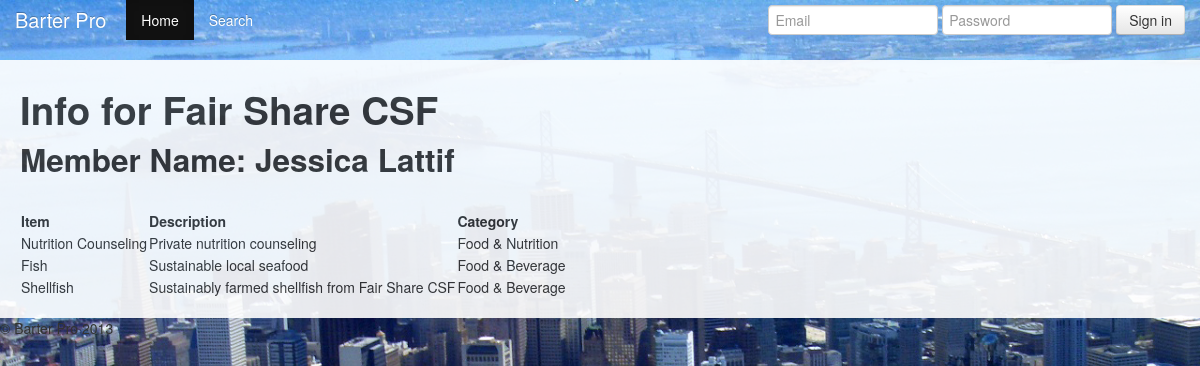
/display_user/1, run on the app's committed database.
### model.py (models this page shows, shortened)
class User(Base):
	__tablename__ = 'users'
	id = Column(Integer, primary_key=True)
	email = Column(String)
	password = Column(String)
	first_name = Column(String)
	last_name = Column(String)
	zipcode = Column(String)
	biz_name = Column(String)
	website = Column(String)
	image_url = Column(String, nullable=True)
	opt_a = Column(String, nullable=True)
	opt_b = Column(String, nullable=True)
	opt_c = Column(String, nullable=True)

class Item(Base):
	__tablename__ = 'items'
	id = Column(Integer, primary_key=True)
	name = Column(String)
	description = Column(String)
	owned = Column(Boolean)
	image_url = Column(String, nullable=True)
	user_id = Column(Integer, ForeignKey("users.id"))
	cat_id = Column(Integer, ForeignKey("categories.id"))
	user = relationship("User", backref=backref("items", order_by=id))
	category = relationship("Category", backref=backref("items", order_by=id))

class Category(Base):
	__tablename__ = 'categories'
	id = Column(Integer, primary_key=True)
	name = Column(String)				#category of item listed
	cat_type = Column(Integer) 			#goods or services

### server.py (the view)
@app.route("/display_user/<int:id>", methods=["GET"])
def display_user(id):
	user = db_session.query(User).filter_by(id=id).one()
	items = user.items
	return render_template("display_user.html", user=user, items=items)
	pass

### server.py (called while the page is built)
@app.before_request
def before_request():
	g.user_id = session.get("user_id") #gets user ID from current session
	if not g.user_id: # redirects to log-in if no user ID session
		g.user_id = None
		g.user = None
	else:
		g.user = db_session.query(User).get(g.user_id)
		g.notifications, g.new_confirms, g.new_refusals = get_notifications()

### Templates/display_user.html (shortened to what this page needs)
{% extends "layout.html" %}
{% block body %}
<div class="container wrapper">
		<h1>Info for {{ user.biz_name }}</h1>
		<h2>Member Name: {{ user.first_name }} {{ user.last_name }}</h2>
		<br>
				<table>
					<td>
					<strong>
						Item
					</strong>
				</td>
				<td>
					<strong>
						Description
					</strong>
				</td>
				<td>
					<strong>
						Category
					</strong>
				</td>
					{% for item in user.items %}
					<tr>
					<td>
						{{ item.name }}
					</td>
					<td>
						{{ item.description }}
					</td>
					<td>
						{{ item.category.name }}
					</td>
					{% endfor %}
				</table>
</div>
{% endblock %}

### Templates/layout.html (style rules this page uses)
body { padding-top: 60px; padding-bottom: 40px; }

### data on the page
User: biz_name "Fair Share CSF", first_name "Jessica", last_name "Lattif"
Item: name "Nutrition Counseling", description "Private nutrition counseling", category.name "Food & Nutrition"
Item: name "Fish", description "Sustainable local seafood", category.name "Food & Beverage"
Item: name "Shellfish", description "Sustainably farmed shellfish from Fair Share CSF", category.name "Food & Beverage"
